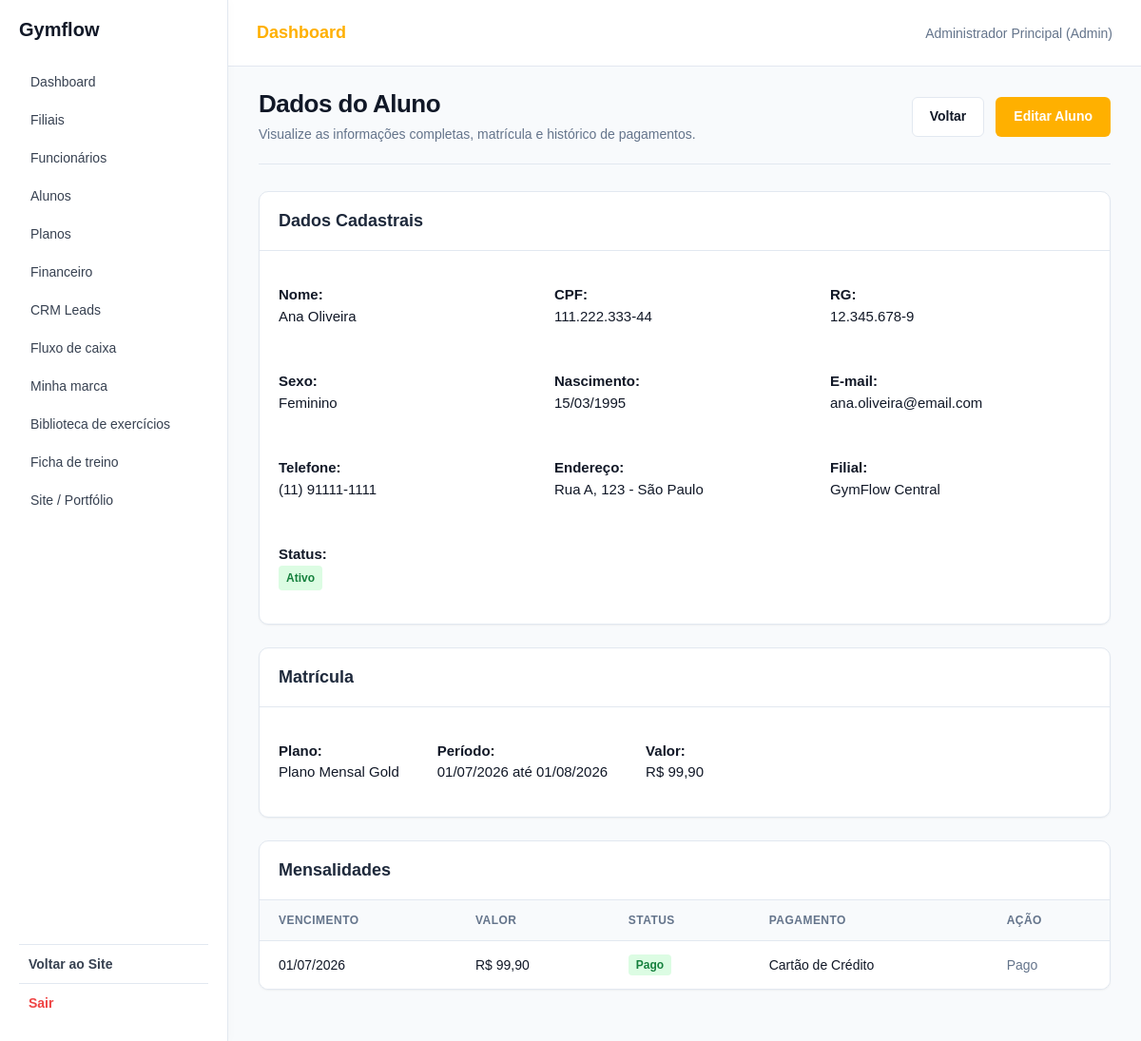
Before: /app/controllers/AlunoController.php?acao=visualizar&id=1 (signed in) with the older database file.
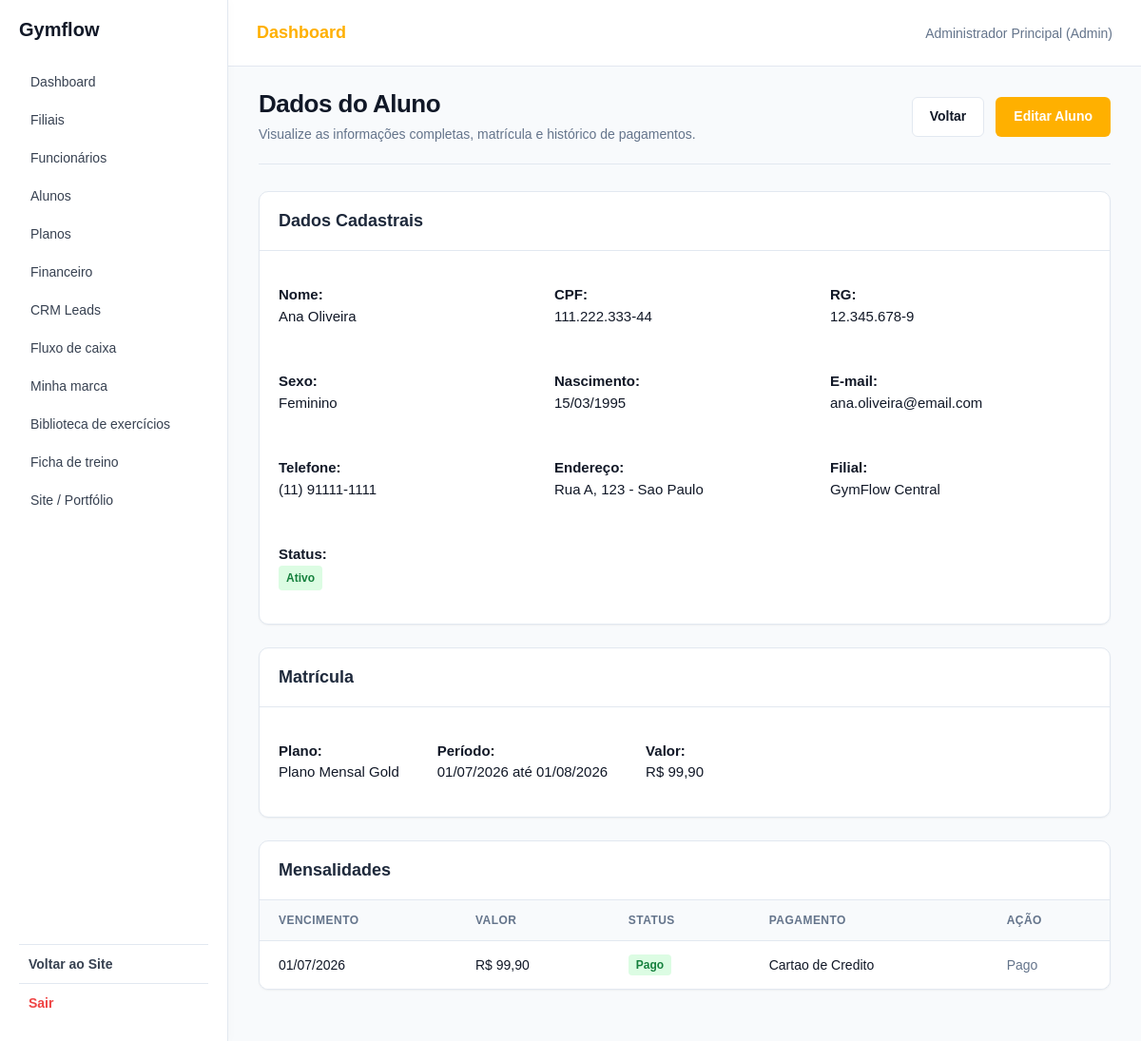
After: the same page with the newer database file.
### tables this page shows
CREATE TABLE alunos (
    id INT AUTO_INCREMENT PRIMARY KEY,
    filial_id INT NOT NULL,
    professor_id INT DEFAULT NULL,
    nome VARCHAR(100) NOT NULL,
    cpf VARCHAR(14) NOT NULL UNIQUE,
    rg VARCHAR(20),
    sexo VARCHAR(15) NOT NULL,
    nascimento DATE NOT NULL,
    email VARCHAR(100) NOT NULL,
    telefone VARCHAR(15) NOT NULL,
    endereco TEXT,
    status VARCHAR(20) NOT NULL DEFAULT 'Ativo',
    criado_em DATETIME DEFAULT CURRENT_TIMESTAMP,
    FOREIGN KEY (filial_id) REFERENCES filiais(id) ON DELETE RESTRICT,
    FOREIGN KEY (professor_id) REFERENCES users(id) ON DELETE SET NULL
);

CREATE TABLE contas (
    id INT AUTO_INCREMENT PRIMARY KEY,
    aluno_id INT NOT NULL,
    matricula_id INT NOT NULL,
    vencimento DATE NOT NULL,
    valor NUMERIC(10, 2) NOT NULL CHECK (valor >= 0),
    status VARCHAR(20) NOT NULL DEFAULT 'Aberto',
    forma_pagamento VARCHAR(30),
    pago_em TIMESTAMP NULL DEFAULT NULL,
    FOREIGN KEY (aluno_id) REFERENCES alunos(id) ON DELETE CASCADE,
    FOREIGN KEY (matricula_id) REFERENCES matriculas(id) ON DELETE CASCADE
);

CREATE TABLE filiais (
    id INT AUTO_INCREMENT PRIMARY KEY,
    company_id INT NOT NULL,
    nome VARCHAR(100) NOT NULL,
    cnpj VARCHAR(18) NOT NULL,
    telefone VARCHAR(15) NOT NULL,
    responsavel VARCHAR(100) NOT NULL,
    ativo BOOLEAN NOT NULL DEFAULT TRUE,
    latitude DECIMAL(10,8) DEFAULT NULL,
    longitude DECIMAL(11,8) DEFAULT NULL,
    CONSTRAINT uq_filiais_cnpj UNIQUE (company_id, cnpj),
    FOREIGN KEY (company_id) REFERENCES companies(id) ON DELETE CASCADE
);

### app/models/Aluno.php (called while the page is built, shortened)
<?php
require_once __DIR__ . '/Database.php';
$operacao = $operacao ?? '';
if ($operacao === 'listar') {
    $cpf = trim($cpf ?? '');
    $status = trim($status ?? '');
    $sql = "SELECT a.*, f.nome AS nome_filial FROM alunos a INNER JOIN filiais f ON f.id = a.filial_id WHERE f.company_id = :company_id";
    $parametros = [':company_id' => $_SESSION['company_id'] ?? 0];
    $role_logado = $_SESSION['usuario_role'] ?? '';
    $id_logado = $_SESSION['usuario_id'] ?? 0;
    if ($role_logado === 'Professor') {
        $sql .= " AND a.professor_id = :user_id";
        $parametros[':user_id'] = $id_logado;
    } elseif ($role_logado === 'Recepcao') {
        $sql .= " AND a.filial_id IN (SELECT filial_id FROM user_filiais WHERE user_id = :user_id)";
        $parametros[':user_id'] = $id_logado;
    }
    if ($cpf !== '') {
        $sql .= " AND a.cpf LIKE :cpf";
        $parametros[':cpf'] = "%$cpf%";
    }
    if ($status !== '') {
        $sql .= " AND a.status = :status";
        $parametros[':status'] = $status;
    }
    $sql .= " ORDER BY a.nome";
    $stmt = $pdo->prepare($sql);
    $stmt->execute($parametros);
    $alunos = $stmt->fetchAll();
}
elseif ($operacao === 'listar_filiais') {
    $company_id = $_SESSION['company_id'] ?? 0;
    $stmt = $pdo->prepare("SELECT id, nome FROM filiais WHERE ativo = TRUE AND company_id = ? ORDER BY nome");
    $stmt->execute([$company_id]);
    $filiais = $stmt->fetchAll();
}
elseif ($operacao === 'visualizar') {
    $id = (int) ($id ?? 0);
    $stmt = $pdo->prepare("SELECT a.*, f.nome AS nome_filial FROM alunos a INNER JOIN filiais f ON f.id = a.filial_id WHERE a.id = :id");
    $stmt->execute([':id' => $id]);
    $aluno = $stmt->fetch() ?: null;
    $stmt = $pdo->prepare("
        SELECT m.*, p.nome AS nome_plano, p.duracao
        FROM matriculas m
        INNER JOIN planos p ON p.id = m.plano_id
        WHERE m.aluno_id = :id AND m.ativa = TRUE
        ORDER BY m.id DESC
        LIMIT 1
    ");
    $stmt->execute([':id' => $id]);
    $matricula = $stmt->fetch() ?: false;
    $stmt = $pdo->prepare("SELECT * FROM contas WHERE aluno_id = :id ORDER BY vencimento DESC");
    $stmt->execute([':id' => $id]);
    $contas = $stmt->fetchAll();
}

### app/views/alunos/visualizar.php (the view, shortened to what the changed rows need)
<?php
include __DIR__ . '/../shared/header.php';
include __DIR__ . '/../shared/sidebar.php';
?>
<link rel="stylesheet" href="<?= BASE_URL ?>/assets/css/jorge-financeiro.css">
<main class="conteudo financeiro-page">
    <div class="fin-page-header">
        <div class="fin-header-info">
            <h1>Dados do Aluno</h1>
            <p>Visualize as informações completas, matrícula e histórico de pagamentos.</p>
        </div>
        <div class="fin-header-actions">
            <a href="<?= $baseUrl ?>?acao=listar" class="fin-btn fin-btn-secondary">
                Voltar
            </a>
            <a href="<?= $baseUrl ?>?acao=editar&id=<?= $aluno['id'] ?>" class="fin-btn fin-btn-primary">
                Editar Aluno
            </a>
        </div>
    </div>
    <section class="fin-table-card" style="margin-bottom: 24px;">
        <h3 style="padding: 20px; border-bottom: 1px solid #e2e8f0; margin: 0; color: #1e293b;">Dados Cadastrais</h3>
        <div style="padding: 20px; display: grid; grid-template-columns: repeat(auto-fit, minmax(250px, 1fr)); gap: 16px;">
            <p><strong>Nome:</strong> <br> <?= htmlspecialchars($aluno['nome']) ?></p>
            <p><strong>CPF:</strong> <br> <?= htmlspecialchars($aluno['cpf']) ?></p>
            <p><strong>RG:</strong> <br> <?= htmlspecialchars($aluno['rg'] ?? '') ?></p>
            <p><strong>Sexo:</strong> <br> <?= htmlspecialchars($aluno['sexo']) ?></p>
            <p><strong>Nascimento:</strong> <br> <?= date('d/m/Y', strtotime($aluno['nascimento'])) ?></p>
            <p><strong>E-mail:</strong> <br> <?= htmlspecialchars($aluno['email']) ?></p>
            <p><strong>Telefone:</strong> <br> <?= htmlspecialchars($aluno['telefone']) ?></p>
            <p><strong>Endereço:</strong> <br> <?= htmlspecialchars($aluno['endereco'] ?? '') ?></p>
            <p><strong>Filial:</strong> <br> <?= htmlspecialchars($aluno['nome_filial']) ?></p>
            <p><strong>Status:</strong> <br>
                <span style="display: inline-block; padding: 4px 8px; border-radius: 4px; font-size: 12px; font-weight: bold; background-color: <?= $aluno['status'] === 'Ativo' ? '#dcfce3' : '#fee2e2' ?>; color: <?= $aluno['status'] === 'Ativo' ? '#15803d' : '#b91c1c' ?>;">
                    <?= htmlspecialchars($aluno['status']) ?>
                </span>
            </p>
        </div>
    </section>
    <section class="fin-table-card" style="margin-bottom: 24px;">
        <h3 style="padding: 20px; border-bottom: 1px solid #e2e8f0; margin: 0; color: #1e293b;">Matrícula</h3>
        <div style="padding: 20px;">
            <?php if ($matricula): ?>
                <div style="display: flex; gap: 40px; flex-wrap: wrap;">
                    <p><strong>Plano:</strong> <br> <?= htmlspecialchars($matricula['nome_plano']) ?></p>
                    <p><strong>Período:</strong> <br> <?= date('d/m/Y', strtotime($matricula['inicio'])) ?> até <?= date('d/m/Y', strtotime($matricula['fim'])) ?></p>
                    <p><strong>Valor:</strong> <br> R$ <?= number_format($matricula['valor'], 2, ',', '.') ?></p>
                </div>
            <?php endif; ?>
        </div>
    </section>
    <section class="fin-table-card">
        <h3 style="padding: 20px; border-bottom: 1px solid #e2e8f0; margin: 0; color: #1e293b;">Mensalidades</h3>
        <div class="fin-table-responsive">
            <table class="fin-table">
                <thead>
                    <tr>
                        <th>Vencimento</th>
                        <th>Valor</th>
                        <th>Status</th>
                        <th>Pagamento</th>
                        <th>Ação</th>
                    </tr>
                </thead>
                <tbody>
                    <?php if (count($contas) === 0): ?>
                        <tr>
                            <td colspan="5" style="text-align: center; color: #64748b;">Nenhuma mensalidade encontrada.</td>
                        </tr>
                    <?php else: ?>
                        <?php foreach ($contas as $conta): ?>
                            <tr>
                                <td><?= date('d/m/Y', strtotime($conta['vencimento'])) ?></td>
                                <td>R$ <?= number_format($conta['valor'], 2, ',', '.') ?></td>
                                <td>
                                    <span style="display: inline-block; padding: 4px 8px; border-radius: 4px; font-size: 12px; font-weight: bold; background-color: <?= $conta['status'] === 'Pago' ? '#dcfce3' : '#fee2e2' ?>; color: <?= $conta['status'] === 'Pago' ? '#15803d' : '#b91c1c' ?>;">
                                        <?= htmlspecialchars($conta['status']) ?>
                                    </span>
                                </td>
                                <td><?= htmlspecialchars($conta['forma_pagamento'] ?? 'Pendente') ?></td>
                                <td>
                                    <?php if ($conta['status'] === 'Aberto'): ?>
                                        <form action="<?= $baseUrl ?>?acao=pagar" method="POST" style="margin: 0;">
                                            <input type="hidden" name="aluno_id" value="<?= $aluno['id'] ?>">
                                            <input type="hidden" name="conta_id" value="<?= $conta['id'] ?>">
                                            <button type="submit" class="fin-btn" style="background-color: #15803d; color: white; padding: 6px 12px; font-size: 12px;">
                                                Registrar Pagamento
                                            </button>
                                        </form>
                                    <?php else: ?>
                                        <span style="color: #64748b; font-size: 14px;">Pago</span>
                                    <?php endif; ?>
                                </td>
                            </tr>
                        <?php endforeach; ?>
                    <?php endif; ?>
                </tbody>
            </table>
        </div>
    </section>
</main>
<?php include __DIR__ . '/../shared/footer.php'; ?>

Changed rows visible on the page:
changed alunos "Ana Oliveira": endereco "Rua A, 123 - São Paulo" → "Rua A, 123 - Sao Paulo"
changed contas "Pago": forma_pagamento "Cartão de Crédito" → "Cartao de Credito"
